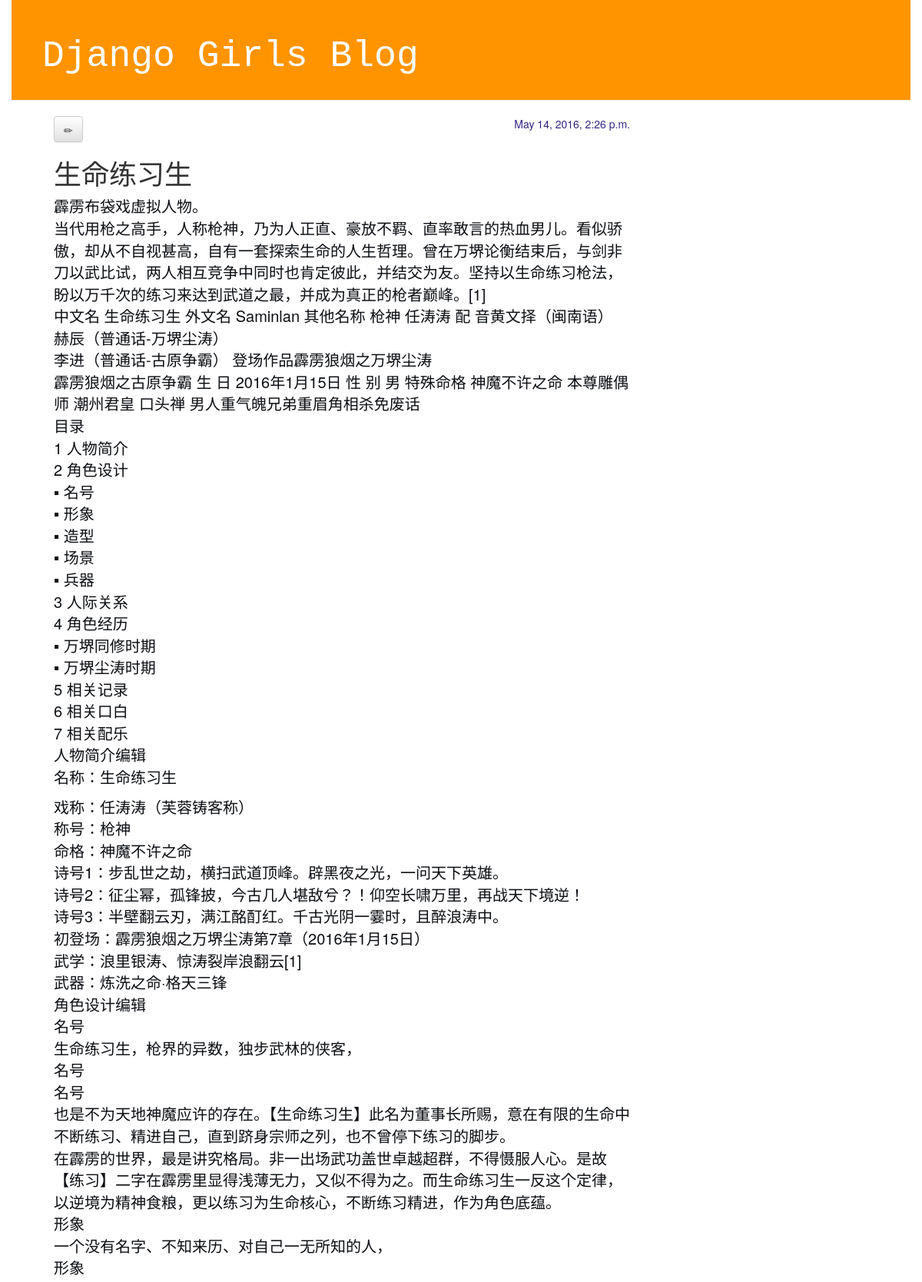
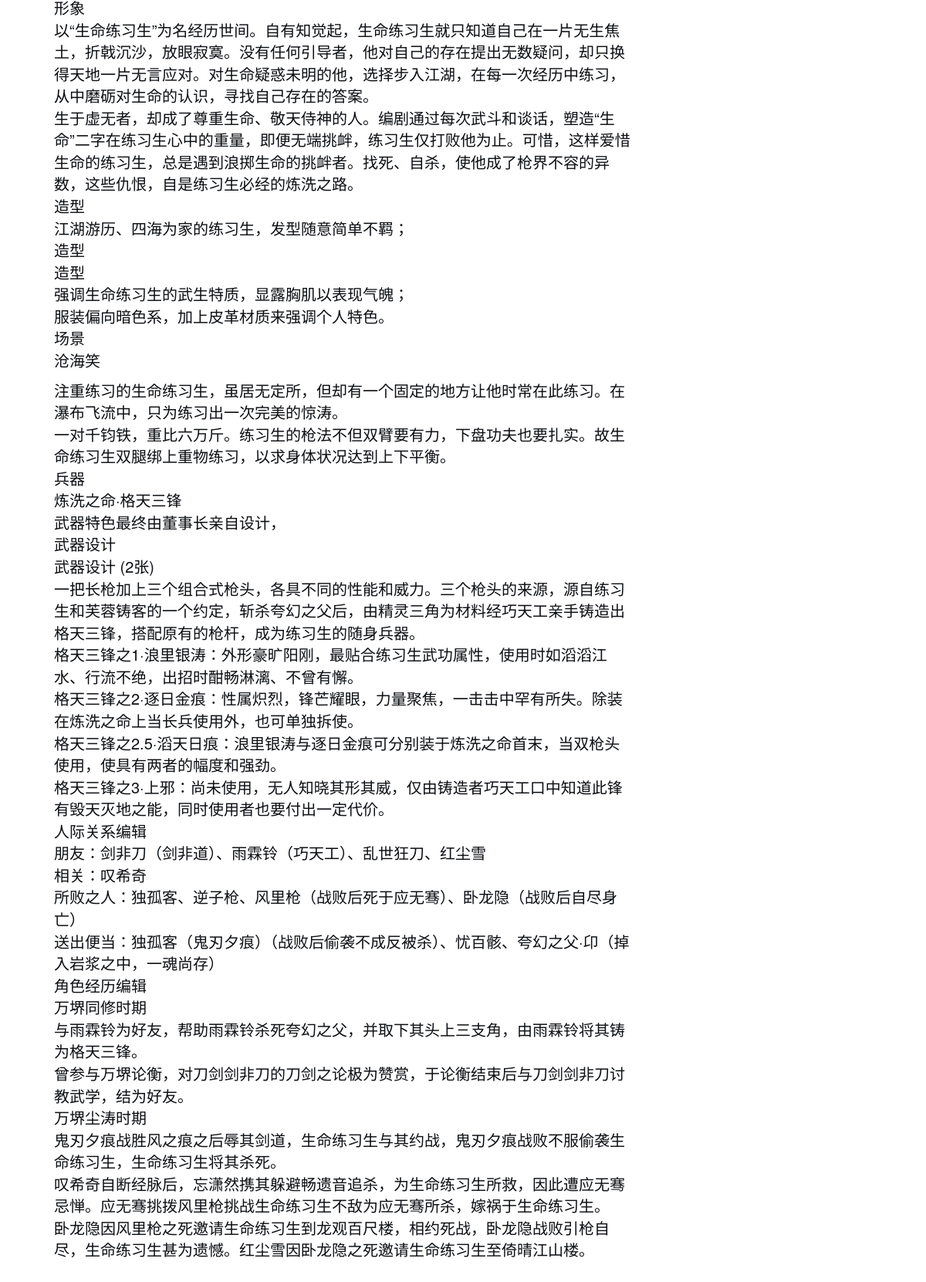
The app's page /blog/2/ with its own data (2 pictures, top to bottom).
### blog/models.py (models this page shows, shortened)
class Post(models.Model):
    author = models.ForeignKey('auth.User')
    title = models.CharField(max_length=200)
    text = models.TextField()
    created_date = models.DateTimeField(default=timezone.now)
    published_date = models.DateTimeField(blank=True, null=True) # blank表示网页中的表单可以为空, null表示数据库中的该字段可以为空

### blog/views.py (the view)
# urls.py: url(r'^blog/(?P<pk>[0-9]+)/$', views.post_detail, name='post_detail'),
def post_detail(request, pk):
    post = get_object_or_404(Post, pk=pk)
    return render(request, 'blog/post_detail.html', {'post': post})

### blog/templates/blog/post_detail.html
{% extends 'blog/base.html' %}
{% block content %}
    <div class="post">
        {% if post.published_date %}
            <div class="date">
                {{ post.published_date }}
            </div>
        {% endif %}
        <a class="btn btn-default" href="{% url 'post_edit' pk=post.pk %}">
            <span class="glyphicon glyphicon-pencil"></span>
        </a>
        <h1>{{ post.title }}</h1>
        <p>{{ post.text|linebreaks }}</p>
    </div>
{% endblock %}

### blog/static/css/blog.css (style rules this page uses)
body { padding-left: 15px; padding-right: 15px; }
.date { float: right; color: #332682; }
.post { margin-bottom: 70px; }
p { font-size: 20px; color: rgba(2, 5, 9, 0.96); }

### records on screen
Post: published_date "May 14, 2016, 2:26 p.m.", title "生命练习生", text "霹雳布袋戏虚拟人物。 当代用枪之高手，人称枪神，乃为人正直、豪放不羁、直率敢言的热血男儿。看似骄傲，却从不自视甚高，自有一套探索生命的人生哲理。曾在万堺论衡结束后，与剑非刀以武比试，两人相互竞争中同时也肯定彼此，并结交为友。坚持以生命练习枪法，盼以万千次的练习来达到武道之最，并成为真正的枪者巅峰。[1] 中文名 生命练习生 外文名 Saminlan 其他名称 枪神 任涛涛 配 音黄文择（闽南语） 赫辰（普通话-万堺尘涛） 李进（普通话-古原争霸） 登场作品霹雳狼烟之万堺尘涛 霹雳狼烟之古原争霸 生 日 2016年1月15日 性 别 男 特殊命格 神魔不许之命 本尊雕偶师 潮州君皇 口头禅 男人重气魄兄弟重眉角相杀免废话 目录 1 人物简介 2 角色设计 ▪ 名号 ▪ 形象 ▪ 造型 ▪ 场景 ▪ 兵器 3 人际关系 4 角色经历 ▪ 万堺同修时期 ▪ 万堺尘涛时期 5 相关记录 6 相关口白 7 相关配乐 人物简介编辑 名称：生命练习生 戏称：任涛涛（芙蓉铸客称） 称号：枪神 命格：神魔不许之命 诗号1：步乱世之劫，横扫武道顶峰。辟黑夜之光，一问天下英雄。 诗号2：征尘幂，孤锋披，今古几人堪敌兮？！仰空长啸万里，再战天下境逆！ 诗号3：半壁翻云刃，满江酩酊红。千古光阴一霎时，且醉浪涛中。 初登场：霹雳狼烟之万堺尘涛第7章（2016年1月15日） 武学：浪里银涛、惊涛裂岸浪翻云[1] 武器：炼洗之命·格天三锋 角色设计编辑 名号 生命练习生，枪界的异数，独步武林的侠客， 名号 名号…"
